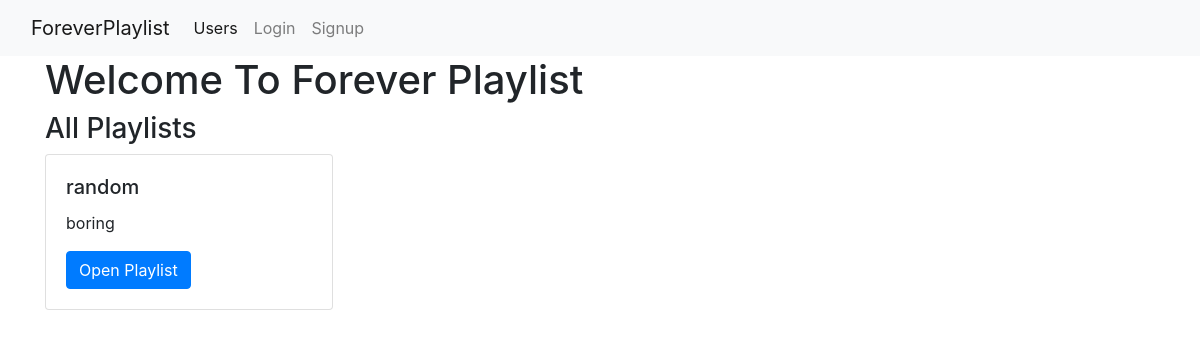
The app's page /, older data.
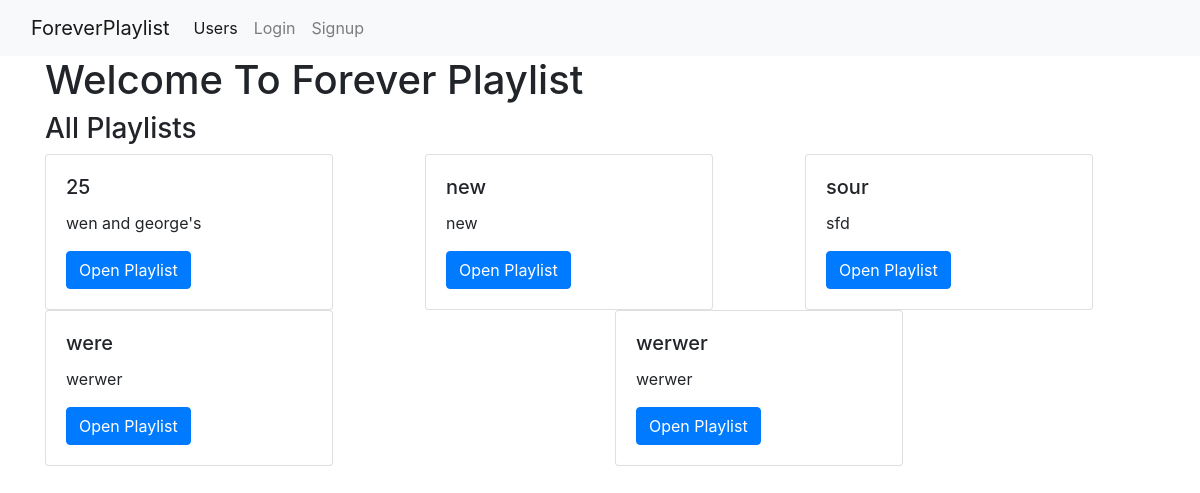
The same page, newer data.
### music_app/models.py (models this page shows, shortened)
class Playlist(db.Model):
    id = db.Column(db.Integer, primary_key=True)
    title = db.Column(db.String(80), nullable=False)
    description = db.Column(db.String(200), nullable=False)
    user_id = db.Column(db.Integer, db.ForeignKey('user.id'), nullable=False)
    user = db.relationship('User', back_populates='playlists')
    songs = db.relationship('SongEntry', back_populates='playlist')

### music_app/main/routes.py (the view)
@main.route('/', methods=['GET'])
def homepage():
    all_users = User.query.all()
    all_playlists = Playlist.query.all()
    return render_template('home.html', all_users=all_users, playlists=all_playlists)

### music_app/templates/home.html (shortened to what this page needs)
{% extends 'base.html' %}
{% block body %}
  <div class="container">
    <h1>Welcome To Forever Playlist</h1>
    <h3>All Playlists</h3>
    {% for playlist_row in playlists | batch(3) -%}
      <div class="row">
        {% for playlist in playlist_row %}
          <div class="col">
            {% include 'partials/single_playlist.html' %}
          </div>
        {% endfor %}
      </div>
    {% endfor %}
  </div>
{% endblock %}

### music_app/templates/base.html (shortened to what this page needs)
<!doctype html>
<html lang="en">
  <head>
    <link rel="stylesheet" href="https://stackpath.bootstrapcdn.com/bootstrap/4.3.1/css/bootstrap.min.css">
  </head>
  <body>
    {% include 'partials/navbar.html' %}
    <div class="container-fluid">
      {% block body %}{% endblock %}
    </div>
  </body>
</html>

### music_app/templates/partials/navbar.html (shortened to what this page needs)
<nav class="navbar navbar-expand-lg navbar-light bg-light">
  <div class="container-fluid">
    <a class="navbar-brand" href="/">ForeverPlaylist</a>
    <div class="collapse navbar-collapse" id="navbarSupportedContent">
      <ul class="navbar-nav me-auto mb-2 mb-lg-0">
        <li class="nav-item">
          <a class="nav-link active" aria-current="page" href="/users">Users</a>
        </li>
        {% if current_user.is_authenticated %}
          <li class="nav-item">
            <a class="nav-link" href="/logout">Logout</a>
          </li>
        {% else %}
          <li class="nav-item">
            <a class="nav-link" href="/login">Login</a>
          </li>
          <li class="nav-item">
            <a class="nav-link" href="/signup">Signup</a>
          </li>
        {% endif %}
      </ul>
    </div>
  </div>
</nav>

### music_app/templates/partials/single_playlist.html
<div class="card" style="width: 18rem;">
  <div class="card-body">
    <h5 class="card-title">
      {{ playlist.title }}
    </h5>
    <p class="card-text">
      {{ playlist.description }}
    </p>
    <a href="/playlists/{{ playlist.id }}" class="btn btn-primary">
      Open Playlist
    </a>
  </div>
</div>

Row changes from the older to the newer data that the page shows:
changed Playlist: title "random" → "25"; description "boring" → "wen and george's"
added Playlist: title "new", description "new"
added Playlist: title "sour", description "sfd"
added Playlist: title "were", description "werwer"
added Playlist: title "werwer", description "werwer"
